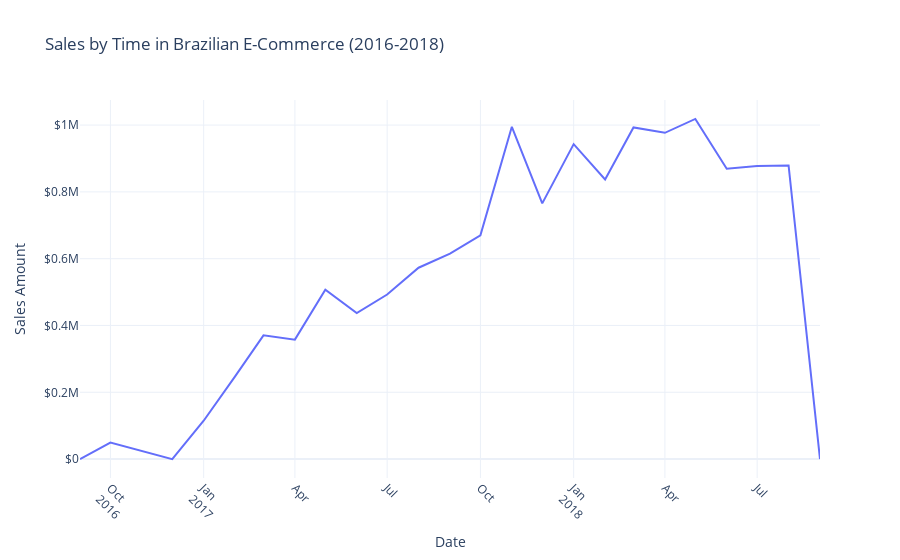

Here is the notebook cell this chart was saved with:
### Code cell
plot2 = px.line(sales_sum, 
               x="date", 
               y="sales", 
               title='Sales by Time in Brazilian E-Commerce (2016-2018)',
               labels={'sales': 'Sales Amount', 'date': 'Date'},
               template='plotly_white'  # plantilla de diseño limpio
               )


plot2.update_xaxes(
    tickangle = 45, 
    tickformat="%b\n%Y"  
)


plot2.update_yaxes(
    title_text = 'Sales Amount',
    tickprefix = "$"  
)


iplot(plot2)

### Figure 1 — Plotly figure (JSON) as saved in the notebook; plotly's stock layout.template omitted (floating-point values rounded to 4 significant figures)
{"data": [{"hovertemplate": "Date=%{x}<br>Sales Amount=%{y}<extra></extra>", "legendgroup": "", "line": {"color": "#636efa", "dash": "solid"}, "marker": {"symbol": "circle"}, "mode": "lines", "name": "", "orientation": "v", "showlegend": false, "type": "scatter", "x": [null, "2016-09", "2016-10", "2016-12", "2017-01", "2017-02", "2017-03", "2017-04", "2017-05", "2017-06", "2017-07", "2017-08", "2017-09", "2017-10", "2017-11", "2017-12", "2018-01", "2018-02", "2018-03", "2018-04", "2018-05", "2018-06", "2018-07", "2018-08", "2018-09"], "xaxis": "x", "y": [1670.0, 135.0, 49640.0, 10.9, 114900.0, 247400.0, 370600.0, 357600.0, 507200.0, 437300.0, 492800.0, 572900.0, 614900.0, 669900.0, 994800.0, 765500.0, 942900.0, 837200.0, 993000.0, 976800.0, 1018000.0, 869500.0, 877300.0, 879000.0, 145], "yaxis": "y"}], "layout": {"legend": {"tracegroupgap": 0}, "title": {"text": "Sales by Time in Brazilian E-Commerce (2016-2018)"}, "xaxis": {"anchor": "y", "domain": [0, 1], "tickangle": 45, "tickformat": "%b\n%Y", "title": {"text": "Date"}}, "yaxis": {"anchor": "x", "domain": [0, 1], "tickprefix": "$", "title": {"text": "Sales Amount"}}}}
